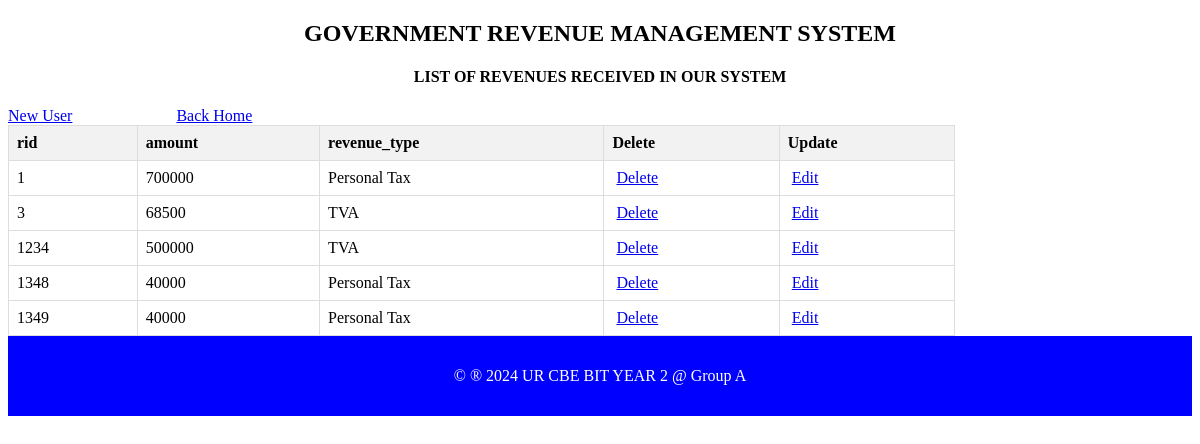
The app's page /revenue_table.php with its own data.
### tables this page shows
CREATE TABLE `revenue` (
  `rid` int(11) NOT NULL,
  `amount` int(100) NOT NULL,
  `revenue_type` varchar(150) NOT NULL
);

### revenue_table.php (the view, shortened to what this page needs)
<?php
include "dbconnection.php";
$sql = "SELECT * FROM revenue";
$result = $connection->query($sql);
?>
<!DOCTYPE html>
<html>
<head>
</head>
<body>
    <div class="container">
        <h2 style="text-align: center; font-family: century; font-weight: bold;">GOVERNMENT REVENUE MANAGEMENT SYSTEM</h2>
        <h4 style="text-align: center; font-family: century; font-weight: bold;">LIST OF REVENUES RECEIVED IN OUR SYSTEM</h4>
        <a href="revenue_form.html" class="btn btn-primary" style="margin-top: 0px;">New User</a>
        <a href="home.html" class="btn btn-secondary" style="margin-left: 100px;">Back Home</a>
        <table class="table table-bordered">
            <thead class="bg-warning">
                <tr>
                    <th>rid</th>
                    <th>amount</th>
                    <th>revenue_type</th>
                    <th>Delete</th>
                    <th>Update</th>
                </tr>
            </thead>
            <tbody>
                <?php
                if ($result->num_rows > 0) {
                    while ($row = $result->fetch_assoc()) {
                        echo "<tr>
                            <td>" . $row['rid'] . "</td>
                            <td>" . $row['amount'] . "</td>
                            <td>" . $row['revenue_type'] . "</td>
                            <td><a style='padding: 4px;' href='revenue_delete.php?rid={$row['rid']}'>Delete</a></td>
                            <td><a style='padding: 4px;' href='revenue_edit.php?rid={$row['rid']}'>Edit</a></td>
                        </tr>";
                    }
                } else {
                    echo "<tr><td colspan='5'>No data found</td></tr>";
                }
                ?>
            </tbody>
        </table>
    </div>
    <footer>
        <p>&copy; &reg; 2024 UR CBE BIT YEAR 2 @ Group A</p>
    </footer>
</body>
</html>

### revenue_table.php (style rules this page uses)
table { width: 80%; border-collapse: collapse; }
th, td { border: 1px solid #ddd; padding: 8px; text-align: left; }
th { background-color: #f2f2f2; }
footer { height: 50px; text-align: center; padding: 15px; color: white; background-color: blue; }

### records on screen
revenue: rid "1", amount "700000", revenue_type "Personal Tax"
revenue: rid "3", amount "68500", revenue_type "TVA"
revenue: rid "1234", amount "500000", revenue_type "TVA"
revenue: rid "1348", amount "40000", revenue_type "Personal Tax"
revenue: rid "1349", amount "40000", revenue_type "Personal Tax"
